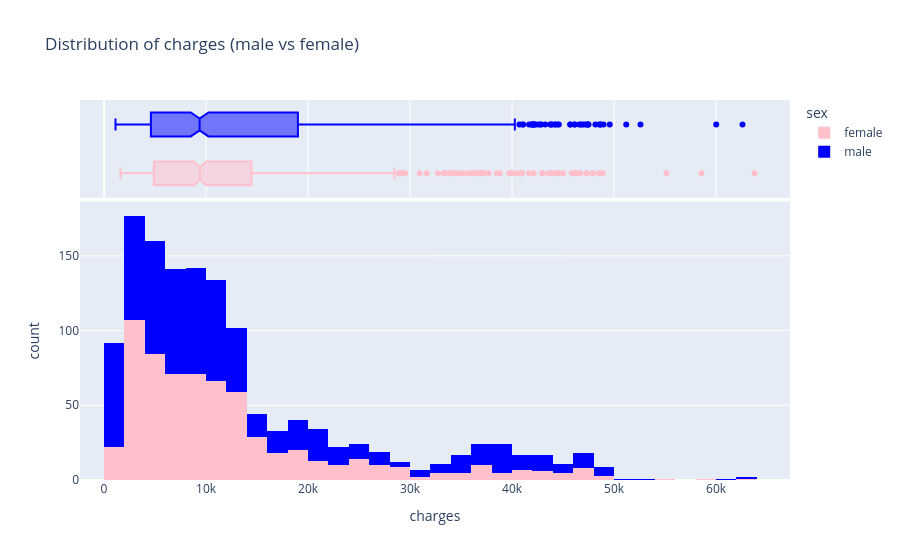

Here is the notebook cell this chart was saved with:
### Markdown cell above
The distribution of charges is a right skewed distribution (mode< median< mean). We can see that non smokers pay less charges than other (75% of them are paying among 3985 and 11363 dollars, there are some outliers above 22.4k),on the other hand, smokers pay more charges than their mates (75% of them are paying among 20.77k and 41.03k for a median of 34.46k). There is a huge difference between smokers and non smokers in their annual charges (7345.4$ for non-smoker abd 34.4k for smokers)

### Code cell
fig = px.histogram(
    medical,
    x="charges",
    marginal="box",
    color="sex",
    color_discrete_sequence=["pink", "blue"],
    title="Distribution of charges (male vs female)"
)

fig.show()

### Figure 1 — Plotly figure (JSON) as saved in the notebook; plotly's stock layout.template omitted (floating-point values rounded to 4 significant figures; data arrays with more than 128 entries replaced by an {"elided": "..."} marker saying what was removed)
{"data": [{"bingroup": "x", "hovertemplate": "sex=female<br>charges=%{x}<br>count=%{y}<extra></extra>", "legendgroup": "female", "marker": {"color": "pink", "pattern": {"shape": ""}}, "name": "female", "orientation": "v", "showlegend": true, "type": "histogram", "x": {"elided": "662 float values"}, "xaxis": "x", "yaxis": "y"}, {"hovertemplate": "sex=female<br>charges=%{x}<extra></extra>", "legendgroup": "female", "marker": {"color": "pink"}, "name": "female", "notched": true, "showlegend": false, "type": "box", "x": {"elided": "662 float values"}, "xaxis": "x2", "yaxis": "y2"}, {"bingroup": "x", "hovertemplate": "sex=male<br>charges=%{x}<br>count=%{y}<extra></extra>", "legendgroup": "male", "marker": {"color": "blue", "pattern": {"shape": ""}}, "name": "male", "orientation": "v", "showlegend": true, "type": "histogram", "x": {"elided": "676 float values"}, "xaxis": "x", "yaxis": "y"}, {"hovertemplate": "sex=male<br>charges=%{x}<extra></extra>", "legendgroup": "male", "marker": {"color": "blue"}, "name": "male", "notched": true, "showlegend": false, "type": "box", "x": {"elided": "676 float values"}, "xaxis": "x2", "yaxis": "y2"}], "layout": {"autosize": true, "barmode": "relative", "legend": {"title": {"text": "sex"}, "tracegroupgap": 0}, "title": {"text": "Distribution of charges (male vs female)"}, "xaxis": {"anchor": "y", "autorange": true, "domain": [0, 1], "range": [-2359.0, 67250.0], "title": {"text": "charges"}, "type": "linear"}, "xaxis2": {"anchor": "y2", "autorange": true, "domain": [0, 1], "matches": "x", "range": [-2359.0, 67250.0], "showgrid": true, "showticklabels": false, "type": "linear"}, "yaxis": {"anchor": "x", "autorange": true, "domain": [0, 0.7326], "range": [0, 186.3], "title": {"text": "count"}}, "yaxis2": {"anchor": "x2", "autorange": true, "domain": [0.7426, 1], "matches": "y2", "range": [-0.5, 1.5], "showgrid": false, "showline": false, "showticklabels": false, "ticks": "", "type": "category"}}}
